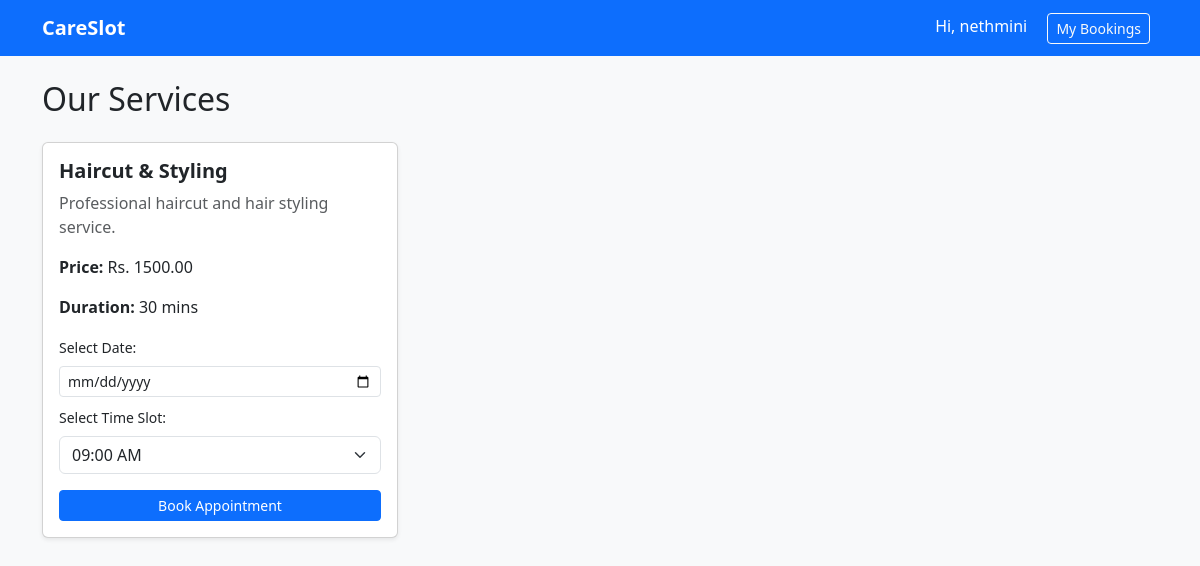
The app's page / (signed in) with its own data.
### bookings/models.py (models this page shows, shortened)
class Service(models.Model):
    title = models.CharField(max_length=100)
    description = models.TextField()
    price = models.DecimalField(max_digits=8, decimal_places=2)
    duration_minutes = models.IntegerField(default=30)
    created_at = models.DateTimeField(auto_now_add=True)

### bookings/views.py (the view)
# urls.py: path('', views.service_list, name='service_list'),
def service_list(request):
    services = Service.objects.all()
    return render(request, 'bookings/service_list.html', {'services': services})

### bookings/templates/bookings/service_list.html (shortened to what this page needs)
{% extends 'bookings/base.html' %}
{% block content %}
<h2 class="mb-4">Our Services</h2>
<div class="row">
    {% for service in services %}
    <div class="col-md-4 mb-4">
        <div class="card h-100 shadow-sm">
            <div class="card-body">
                <h5 class="card-title fw-bold">{{ service.title }}</h5>
                <p class="card-text text-muted">{{ service.description }}</p>
                <p><strong>Price:</strong> Rs. {{ service.price }}</p>
                <p><strong>Duration:</strong> {{ service.duration_minutes }} mins</p>
                {% if user.is_authenticated %}
                <form action="{% url 'book_service' service.id %}" method="POST" class="mt-3">
                    <div class="mb-2">
                        <label class="form-label small">Select Date:</label>
                        <input type="date" name="booking_date" class="form-control form-control-sm" required>
                    </div>
                    <div class="mb-2">
                        <label class="form-label small">Select Time Slot:</label>
                        <select name="booking_time" class="form-select form-control-sm" required>
                            <option value="09:00:00">09:00 AM</option>
                        </select>
                    </div>
                    <button type="submit" class="btn btn-primary btn-sm w-100 mt-2">Book Appointment</button>
                </form>
                {% else %}
                <a href="/admin/login/" class="btn btn-secondary btn-sm w-100">Login to Book</a>
                {% endif %}
            </div>
        </div>
    </div>
    {% empty %}
    <p>No services available right now.</p>
    {% endfor %}
</div>
{% endblock %}

### bookings/templates/bookings/base.html (shortened to what this page needs)
<!DOCTYPE html>
<html lang="en">
<head>
    <link href="https://cdn.jsdelivr.net/npm/bootstrap@5.3.0/dist/css/bootstrap.min.css" rel="stylesheet">
</head>
<body class="bg-light">
    <nav class="navbar navbar-expand-lg navbar-dark bg-primary mb-4">
        <div class="container">
            <a class="navbar-brand fw-bold" href="{% url 'service_list' %}">CareSlot</a>
            <div>
                {% if user.is_authenticated %}
                    <span class="text-white me-3">Hi, {{ user.username }}</span>
                    <a href="{% url 'my_bookings' %}" class="btn btn-outline-light btn-sm me-2">My Bookings</a>
                {% else %}
                    <a href="/admin/login/" class="btn btn-outline-light btn-sm">Login</a>
                {% endif %}
            </div>
        </div>
    </nav>
    <div class="container">
        {% block content %}{% endblock %}
    </div>
</body>
</html>

### records on screen
Service: title "Haircut & Styling", description "Professional haircut and hair styling service.", price "1500.00", duration_minutes "30"

### other values on screen
{{ user.username }} "nethmini"
